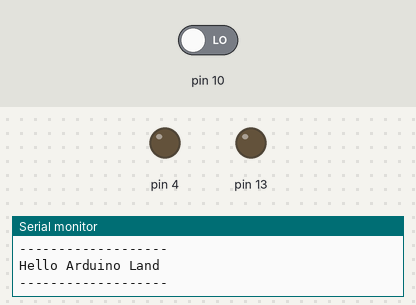
The sketch below on a simulated Arduino Uno, built with avr-gcc and run on an emulated ATmega328P. Shown: output pins drawn as LEDs (lit = HIGH), the last lines printed to the serial monitor. The test bench sets the inputs (shaded band); at power-on: pin 10 LOW.

Above: at 2.7 s.
2.8 s: pin 10 driven HIGH
4.3 s: pin 10 driven LOW
At 5.7 s:
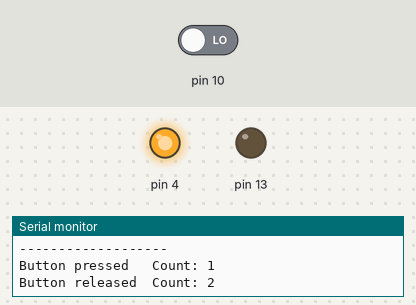
Timing chart, 0 to 7.3 s (numbered marks = the images above; inputs shaded):
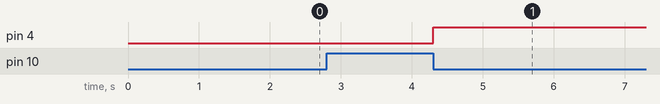

The sketch:

B3.ino
```cpp
void setup() {
  Serial.begin(9600);
  delay(1500);

  Serial.println("-------------------");
  Serial.println("Hello Arduino Land");
  Serial.println("-------------------");

  pinMode(13, OUTPUT);
  pinMode(4, OUTPUT);
  pinMode(10, INPUT);
}

int currentInputState = 0;
int previousInputState = 0;
int changeCount = 0;

void loop() {
  currentInputState = digitalRead(10);

  if (currentInputState != previousInputState) {
    changeCount++;

    if (currentInputState == HIGH) {
      Serial.print("Button pressed   Count: ");
      Serial.println(changeCount);
    } else {
      Serial.print("Button released  Count: ");
      Serial.println(changeCount);
    }

    digitalWrite(4, !currentInputState);
    previousInputState = currentInputState;
  }
}
```

Measured:
- after the input at 4.3 s, pin 4: LOW → HIGH at once
